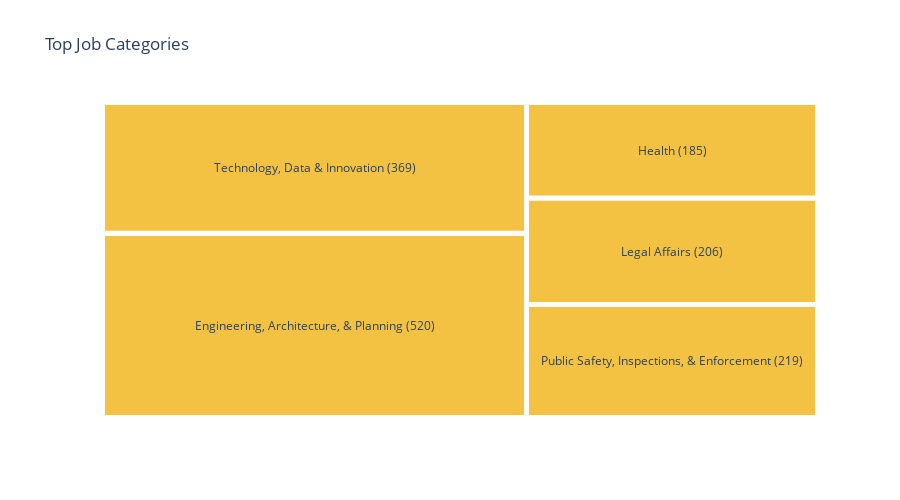

Write notebook code for a chart like this one.
### Markdown cell above
<div align='center'><font size="6" color="#ff3fb5">Job Categories</font></div>

### Code cell
def createhmap(keys, vals):
    x = 0.
    y = 0.
    width = 100.
    height = 100.
    colcnt = 0
    values = vals

    normed = squarify.normalize_sizes(values, width, height)
    rects = squarify.squarify(normed, x, y, width, height)

    color_brewer = ['#f4c242']
    shapes = []
    annotations = []
    counter = 0

    for r in rects:
        shapes.append( 
            dict(
                type = 'rect', 
                x0 = r['x'], 
                y0 = r['y'], 
                x1 = r['x']+r['dx'], 
                y1 = r['y']+r['dy'],
                line = dict( width = 5, color="#fff" ),
                fillcolor = '#f4c242'
            ) 
        )
        annotations.append(
            dict(
                x = r['x']+(r['dx']/2),
                y = r['y']+(r['dy']/2),
                text = str(list(keys)[counter]) +" ("+ str(values[counter]) + ")",
                showarrow = False
            )
        )
        counter = counter + 1
        colcnt+=1
        if colcnt >= len(color_brewer):
            colcnt = 0

    # For hover text
    trace0 = go.Scatter(
        x = [ r['x']+(r['dx']/2) for r in rects ], 
        y = [ r['y']+(r['dy']/2) for r in rects ],
        text = [ str(v)+" ("+str(values[k])+" )" for k,v in enumerate(keys) ], 
        mode = 'text',
    )

    layout = dict(
        height=500, width=900,
        margin = dict(l=100),
        xaxis=dict(
                autorange=True,
                showgrid=False,
                zeroline=False,
                showline=False,
                ticks='',
                showticklabels=False
            ),
        yaxis=dict(
                autorange=True,
                showgrid=False,
                zeroline=False,
                showline=False,
                ticks='',
                showticklabels=False
            ),
        shapes=shapes,
        annotations=annotations,
        title="Top Job Categories"
    )
    
    figure = dict(data=[trace0], layout=layout)
    py.iplot(figure)

categories = df['Job Category'].value_counts().sort_values(ascending=False).head(5)
createhmap(list(categories.index), list(categories.values))

### Figure 1 — Plotly figure (JSON) as saved in the notebook; plotly's stock layout.template omitted (floating-point values rounded to 4 significant figures)
{"data": [{"mode": "text", "text": ["Engineering, Architecture, & Planning (520 )", "Technology, Data & Innovation (369 )", "Public Safety, Inspections, & Enforcement (219 )", "Legal Affairs (206 )", "Health (185 )"], "type": "scatter", "x": [29.65, 29.65, 79.65, 79.65, 79.65], "y": [29.25, 79.25, 17.95, 52.79, 84.84]}], "layout": {"annotations": [{"showarrow": false, "text": "Engineering, Architecture, & Planning (520)", "x": 29.65, "y": 29.25}, {"showarrow": false, "text": "Technology, Data & Innovation (369)", "x": 29.65, "y": 79.25}, {"showarrow": false, "text": "Public Safety, Inspections, & Enforcement (219)", "x": 79.65, "y": 17.95}, {"showarrow": false, "text": "Legal Affairs (206)", "x": 79.65, "y": 52.79}, {"showarrow": false, "text": "Health (185)", "x": 79.65, "y": 84.84}], "height": 500, "margin": {"l": 100}, "shapes": [{"fillcolor": "#f4c242", "line": {"color": "#fff", "width": 5}, "type": "rect", "x0": 0.0, "x1": 59.31, "y0": 0.0, "y1": 58.49}, {"fillcolor": "#f4c242", "line": {"color": "#fff", "width": 5}, "type": "rect", "x0": 0.0, "x1": 59.31, "y0": 58.49, "y1": 100.0}, {"fillcolor": "#f4c242", "line": {"color": "#fff", "width": 5}, "type": "rect", "x0": 59.31, "x1": 100.0, "y0": 0.0, "y1": 35.9}, {"fillcolor": "#f4c242", "line": {"color": "#fff", "width": 5}, "type": "rect", "x0": 59.31, "x1": 100.0, "y0": 35.9, "y1": 69.67}, {"fillcolor": "#f4c242", "line": {"color": "#fff", "width": 5}, "type": "rect", "x0": 59.31, "x1": 100.0, "y0": 69.67, "y1": 100.0}], "title": {"text": "Top Job Categories"}, "width": 900, "xaxis": {"autorange": true, "showgrid": false, "showline": false, "showticklabels": false, "ticks": "", "zeroline": false}, "yaxis": {"autorange": true, "showgrid": false, "showline": false, "showticklabels": false, "ticks": "", "zeroline": false}}}
